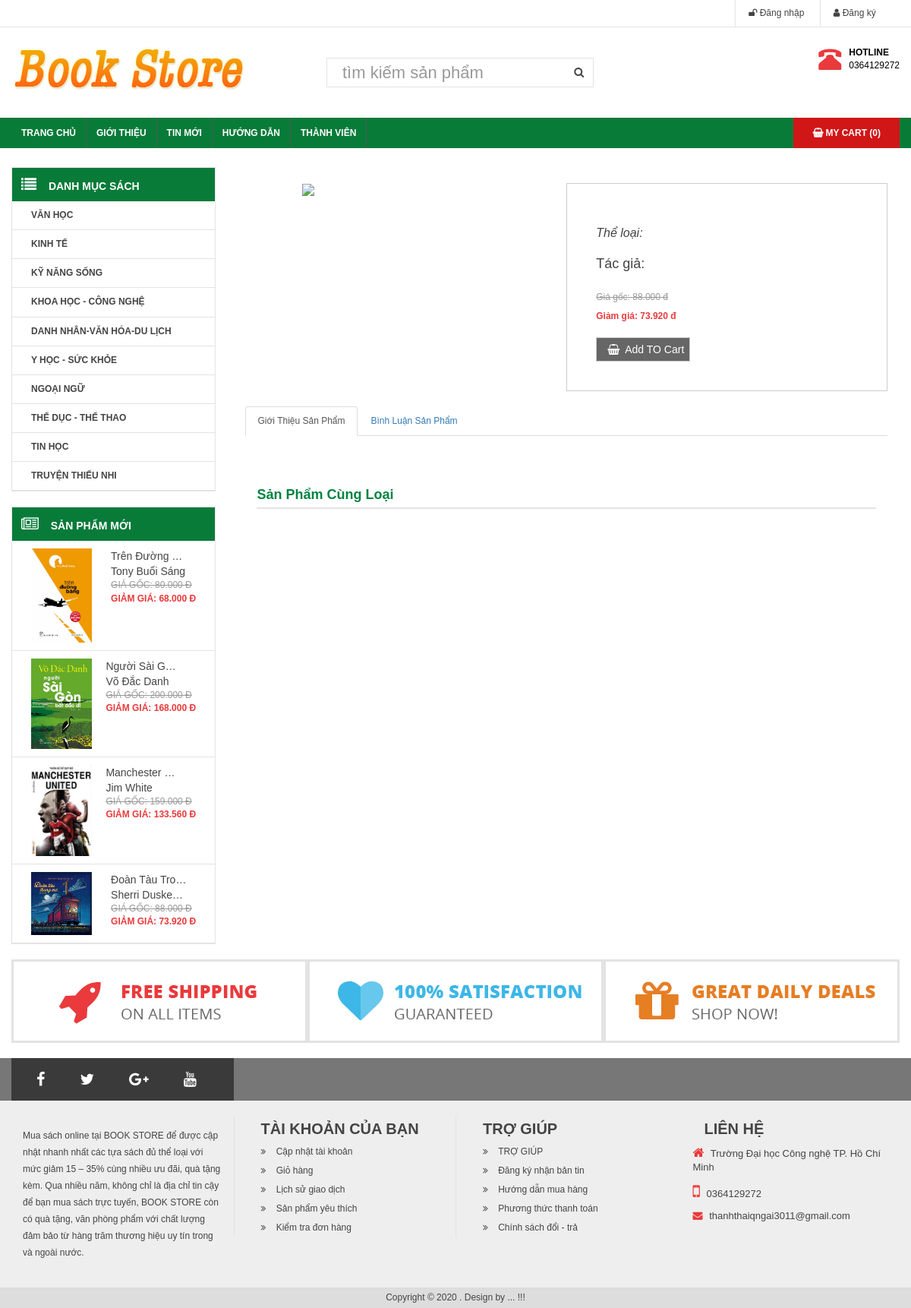
The page /chi-tiet-san-pham.php on the database its author committed.
### tables this page shows
CREATE TABLE `category` (
  `id` int(11) NOT NULL,
  `name` varchar(100) DEFAULT NULL,
  `slug` varchar(100) DEFAULT NULL,
  `images` varchar(100) DEFAULT NULL,
  `banner` varchar(100) DEFAULT NULL,
  `home` tinyint(4) DEFAULT 0,
  `status` tinyint(4) DEFAULT 1,
  `create_at` timestamp NULL DEFAULT current_timestamp(),
  `update_at` timestamp NULL DEFAULT current_timestamp() ON UPDATE current_timestamp()
);

CREATE TABLE `product` (
  `id` int(11) NOT NULL,
  `name` varchar(100) DEFAULT NULL,
  `slug` varchar(100) DEFAULT NULL,
  `price` int(11) DEFAULT NULL,
  `sale` tinyint(4) DEFAULT NULL,
  `image` varchar(100) DEFAULT NULL,
  `category_id` int(11) DEFAULT NULL,
  `content` text DEFAULT NULL,
  `number` int(11) DEFAULT 0,
  `tacgia` varchar(50) DEFAULT NULL,
  `head` int(11) DEFAULT 0,
  `view` int(11) DEFAULT 0,
  `hot` tinyint(4) DEFAULT 0,
  `spmuanhieu` int(11) DEFAULT 0,
  `create_at` timestamp NULL DEFAULT NULL,
  `update_at` timestamp NULL DEFAULT NULL ON UPDATE current_timestamp(),
  `tinhtrang` varchar(50) DEFAULT NULL
);

### libraries/Database.php (called while the page is built, shortened)
<?php
    class Database
    {
        public $link;
        public function __construct()
        {
            $this->link = mysqli_connect("localhost","root","","bookstore") or die ();
            mysqli_set_charset($this->link,"utf8");
        }
        public function fetchsql( $sql )
        {
            $result = mysqli_query($this->link,$sql) or die("Lỗi  truy vấn sql " .mysqli_error($this->link));
            $data = [];
            if( $result)
            {
                while ($num = mysqli_fetch_assoc($result))
                {
                    $data[] = $num;
                }
            }
            return $data;
        }
        public function fetchID($table , $id )
        {
            $sql = "SELECT * FROM {$table} WHERE id = $id ";
            $result = mysqli_query($this->link,$sql) or die("Lỗi  truy vấn fetchID " .mysqli_error($this->link));
            return mysqli_fetch_assoc($result);
        }
         public function fetchAll($table)
        {
            $sql = "SELECT * FROM {$table} WHERE 1" ;
            $result = mysqli_query($this->link,$sql) or die("Lỗi Truy Vấn fetchAll " .mysqli_error($this->link));
            $data = [];
            if( $result)
            {
                while ($num = mysqli_fetch_assoc($result))
                {
                    $data[] = $num;
                }
            }
            return $data;
        }
    }
?>

### autoload/autoload.php (called while the page is built, shortened)
<?php
	require_once('libraries/Database.php');
	require_once('libraries/Function.php');
	$db = new Database ;
	$category = $db->fetchAll("category");
	$sqlNew = "SELECT * FROM product WHERE 1 ORDER BY ID DESC LIMIT 2";
	$productNew = $db->fetchsql($sqlNew);
 ?>

### libraries/Function.php (called while the page is built, shortened)
<?php
    function  getInput($string)
    {
        return isset($_GET[$string]) ? $_GET[$string] : '';
    }
    function formatPrice($number)
    {
        $number = intval($number);
        return $number = number_format($number,0,',','.') . " đ";
    }
    function formatPricesale($number,$sale)
    {
        $number = intval($number);
        $sale = intval($sale);
        $price = $number*(100 - $sale) / 100;
        return formatPrice($price);
    }
 ?>

### chi-tiet-san-pham.php (the view, shortened to what this page needs)
<?php
	 require_once ('autoload/autoload.php');
	 $id = intval(getInput('id'));
	 $product = $db->fetchID("product",$id);
?>
<?php require_once ('./layouts/header.php'); ?>
<div class="col-md-9 bor">
	<section class="box-main1" >
	    <div class="col-md-6 text-center">
	        <img src="public/uploads/product/<?php echo $product['image'] ?>" class="img-responsive bor" id="imgmain" width="100%" height="370" data-zoom-image="images/16-270x270.png">
	    </div>
	    <div class="col-md-6 bor" style="margin-top: 20px;padding: 30px; border: 1px solid #ccc;">
	       <ul id="right" >
	            <li><h3><?php echo $product['name'] ?></h3></li>
	            <li style="font-size: 16px; font-style: italic;">Thể loại: <?php $theloai=$db->fetchOne("category","id= '".$product['category_id']." '"); echo $theloai['name'];?></li>
	            <li style="font-size: 18px"> Tác giả: <?php echo $product['tacgia'] ?></li>
	            <?php if ($item['sale'] > 0 ): ?>
                   <li  style="font-size: 18px"> <strike class="sale">Giá gốc: <?php echo formatPrice($item['price']) ?></strike><br> <b class="price">Giảm giá: <?php echo formatPricesale($item['price'],$item['sale']) ?></b><br></li>
                <?php else : ?>
                    <li  style="font-size: 18px">  <b class="price">Giá: <?php echo formatPrice($item['price']) ?></b></li>
                <?php endif ?>
	            <li><a href="addcart.php?id=<?php echo $product['id'] ?>" class="btn btn-default"> <i class="fa fa-shopping-basket"></i>Add TO Cart</a></li>
	       </ul>
	    </div>
	</section>
	<div class="col-md-12" id="tabdetail">
	    <div class="row">
	        <ul class="nav nav-tabs">
	            <li class="active"><a data-toggle="tab" href="#home">Giới Thiệu Sản Phẩm </a></li>
	            <li><a data-toggle="tab" href="#menu1">Bình Luận Sản Phẩm </a></li>
	        </ul>
	        <div class="tab-content">
	            <div id="home" class="tab-pane fade in active">
	                <h3 align="center"><?php echo $product['name'] ?></h3><br>
	            </div>
	        </div>
	    </div>
	</div>
	<div class="col-md-12">
		<h3 class="title-main"><a href="javascript:void(0)">Sản Phẩm Cùng Loại</a> </h3>
	</div>
</div>
<?php require_once ('./layouts/footer.php'); ?>

### layouts/header.php (shortened to what this page needs)
<?php
    require_once ('autoload/autoload.php');
    $sqlNew = "SELECT * FROM product WHERE 1 ORDER BY ID DESC LIMIT 4";
    $productNew = $db->fetchsql($sqlNew);
 ?>
<!DOCTYPE html>
<html>
    <head>
        <link rel="stylesheet" type="text/css" href="public/fontend/css/font-awesome.min.css">
        <link rel="stylesheet" type="text/css" href="public/fontend/css/bootstrap.min.css">
        <link rel="stylesheet" type="text/css" href="public/fontend/css/slick.css"/>
        <link rel="stylesheet" type="text/css" href="public/fontend/css/slick-theme.css"/>
        <link rel="stylesheet" type="text/css" href="public/fontend/css/style.css">
    </head>
    <body>
        <div id="wrapper">
            <div id="header">
                <div id="header-top">
                    <div class="container">
                        <div class="row clearfix">
                            <div class="col-md-6">
                                <nav id="header-nav-top">
                                    <ul class="list-inline pull-right" id="headermenu">
                                        <?php if (isset($_SESSION['name_user'])) : ?>
                                            <li style="color: red">
                                                Xin chào: <?php echo $_SESSION['name_user'] ?>
                                            </li>
                                            <li>
                                                <a href=""><i class="fa fa-user"></i> Tài khoản của bạn <i class="fa fa-caret-down"></i></a>
                                                <ul id="header-submenu">
                                                    <li><a href="thongtin.php">Thông tin</a></li>
                                                    <li><a href="gio-hang.php">Giỏ hàng</a></li>
                                                    <li><a href="thoat.php"><i class="fa fa-share-square-o"></i> Thoát</a></li>
                                                </ul>
                                            </li>
                                        <?php else : ?>
                                            <li>
                                                <a href="dang-nhap.php"><i class="fa fa-unlock"></i> Đăng nhập</a>
                                            </li>
                                            <li>
                                                <a href="dang-ky.php"><i class="fa fa-user"></i> Đăng ký</a>
                                            </li>
                                        <?php endif ; ?>
                                    </ul>
                                </nav>
                            </div>
                        </div>
                    </div>
                </div>
                <div class="container">
                    <div class="row" id="header-main">
                        <div class="col-md-4">
                            <a href="index.php">
                            <img src="public/fontend/images/logo.png">
                            </a>
                        </div>
                        <div class="col-md-5">
                            <form class="form-inline" action="danhsachtimkiem.php" method="post">
                                <div class="form-group">
                                    <input  type="text" name="search" placeholder="tìm kiếm sản phẩm" class="form-control">
                                    <button type="submit" class="btn btn-default"><i class="fa fa-search"></i></button>
                                </div>
                            </form>
                        </div>
                        <div class="col-md-3" id="header-right">
                            <div class="pull-right">
                                <div class="pull-left">
                                    <i class="glyphicon glyphicon-phone-alt"></i>
                                </div>
                                <div class="pull-right">
                                    <p id="hotline">HOTLINE</p>
                                    <a href="tel:0364129272" style="color:black; outline: none">0364129272</a>
                                </div>
                            </div>
                        </div>
                    </div>
                </div>
            </div>
            <div id="menunav">
                <div class="container">
                    <nav>
                        <div class="home pull-left">
                            <a href="index.php">Trang chủ</a>
                        </div>
                        <ul id="menu-main">
                            <li>
                                <a href="gioithieu.php">Giới thiệu</a>
                            </li>
                            <li>
                                <a href="new.php">Tin Mới</a>
                            </li>
                            <li>
                                <a href="ungdung.php">Hướng dẫn</a>
                            </li>
                            <li>
                                <a href="dang-ky.php">Thành viên</a>
                            </li>
                        </ul>
                        <ul class="pull-right" id="main-shopping">
                            <li>
                                <a href="gio-hang.php"><i class="fa fa-shopping-basket"></i> My Cart (<?php if(isset($_SESSION['cart'])){ echo count($_SESSION['cart']); } else {echo 0; } ?>) </a>
                            </li>
                        </ul>
                    </nav>
                </div>
            </div>
            <div id="maincontent">
                <div class="container">
                    <div class="col-md-3  fixside" >
                        <div class="box-left box-menu" >
                            <h3 class="box-title"><i class="fa fa-list"></i>  Danh mục sách </h3>
                            <ul>
                                <?php foreach ($category as $item) { ?>
                                    <li><a href="danh-muc-san-pham.php?id=<?php echo $item['id'] ?>"><?php echo $item['name'] ?></a></li>
                                <?php } ?>
                            </ul>
                        </div>
                        <div class="box-left box-menu">
                            <h3 class="box-title"><i class="fa fa-newspaper-o"></i>  Sản phẩm mới </h3>
                            <ul>
                                <?php foreach ($productNew as $item) { ?>
                                    <li class="clearfix">
                                        <a href="chi-tiet-san-pham.php?id=<?php echo $item['id' ] ?>">
                                            <img src="public/uploads/product/<?php echo $item['image'] ?>" class="img-responsive pull-left" width="80" height="80">
                                            <div class="info pull-right">
                                                <p class="name"><?php echo $item['name'] ?></p >
                                                <p class="name"><?php echo $item['tacgia'] ?></p >
                                                <?php if ($item['sale'] > 0 ): ?>
                                                    <strike class="sale">Giá gốc: <?php echo formatPrice($item['price']) ?></strike><br> <b class="price">Giảm giá: <?php echo formatPricesale($item['price'],$item['sale']) ?></b><br>
                                                <?php else : ?>
                                                    <b class="price">Giá: <?php echo formatPrice($item['price']) ?></b>
                                                <?php endif ?>
                                            </div>
                                        </a>
                                    </li>
                                <?php } ?>
                            </ul>
                        </div>
                    </div>

### rows shown on the page
category: name "VĂN HỌC"
category: name "KINH TẾ"
category: name "KỸ NĂNG SỐNG"
category: name "KHOA HỌC - CÔNG NGHỆ"
category: name "DANH NHÂN-VĂN HÓA-DU LỊCH"
category: name "Y HỌC - SỨC KHỎE"
category: name "NGOẠI NGỮ"
category: name "THỂ DỤC - THỂ THAO"
category: name "TIN HỌC"
category: name "TRUYỆN THIẾU NHI"
product: image (picture), name "Trên Đường…", tacgia "Tony Buổi Sáng", price "80.000 Đ", formatPricesale($item['price'],$item['sale']) "68.000 Đ"
product: image (picture), name "Người Sài G…", tacgia "Võ Đắc Danh", price "200.000 Đ", formatPricesale($item['price'],$item['sale']) "168.000 Đ"
product: image (picture), name "Manchester…", tacgia "Jim White", price "159.000 Đ", formatPricesale($item['price'],$item['sale']) "133.560 Đ"
product: image (picture), name "Đoàn Tàu Tro…", tacgia "Sherri Duske…", price "88.000 Đ", formatPricesale($item['price'],$item['sale']) "73.920 Đ", price "88.000 đ", formatPricesale($item['price'],$item['sale']) "73.920 đ"
